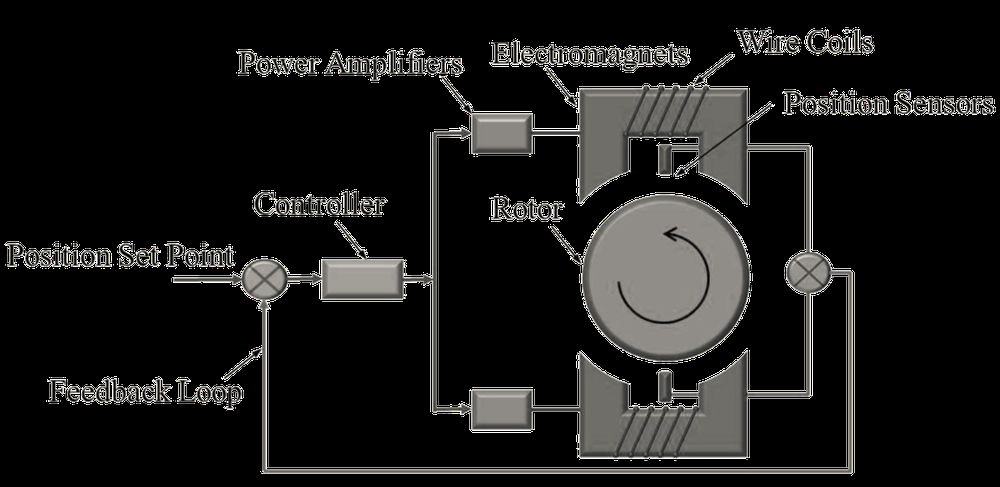
#> input picture img.png, 1000 x 487 px, shrunk from 1755 x 855 before the run, given in place of the camera
$ python webcam_colorthreshold_contours.py   (older library calls are emulated)
#> lines starting #> are read from the running program, lines starting #| are printed output that depends on the picture
from __future__ import print_function
import cv2
import numpy as np
import time

'''
http://docs.opencv.org/3.0-beta/doc/py_tutorials/py_imgproc/py_colorspaces/py_colorspaces.html#converting-colorspaces

Make sure to use the docs from version 3.1!!
http://docs.opencv.org/3.1.0/d4/d73/tutorial_py_contours_begin.html#gsc.tab=0
'''

cap = cv2.VideoCapture(0)

deltatsum = 0
n = 0
last_time = time.time()

while(1):

    # Take each frame
    _, frame = cap.read()
#> frame is the input picture: shape (487, 1000, 3); mean B, G, R 26.1, 26.9, 27.4


    #blur the frame to get rid of noise. the kernel should be ODD
    frame = cv2.GaussianBlur(frame,(21,21),0)
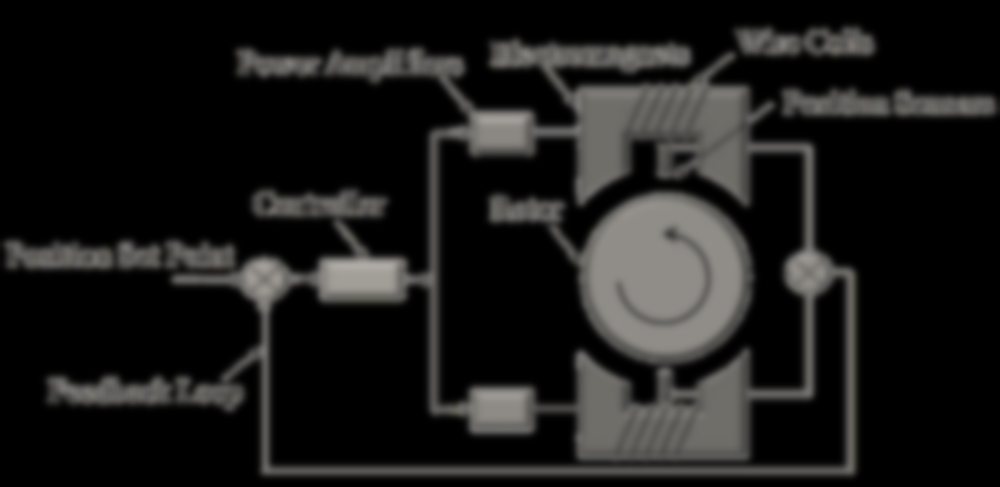
#> frame: shape (487, 1000, 3); mean B, G, R 26.1, 27, 27.4

    # Convert BGR to HSV
    hsv = cv2.cvtColor(frame, cv2.COLOR_BGR2HSV)
#> hsv: shape (487, 1000, 3); mean H, S, V 6.7, 4.9, 27.4

    # define range of color in HSV
    lower_limit = np.array([0,150,150])
    upper_limit = np.array([10,255,255])

    # Threshold the HSV image to get only the thresholded colors
    # mask is a binary image
    mask = cv2.inRange(hsv, lower_limit, upper_limit)
#> mask: shape (487, 1000); every value is 0

    # The dimensions of the kernel must be odd!
    kernel = np.ones((3,3),np.uint8)
    kernel_lg = np.ones((15,15),np.uint8)

    # erosion followed by dilation is called an opening
    #http://docs.opencv.org/3.0-beta/doc/py_tutorials/py_imgproc/py_morphological_ops/py_morphological_ops.html
    #mask = cv2.morphologyEx(mask, cv2.MORPH_OPEN, kernel)

    # erode the mask to get rid of noise
    mask = cv2.erode(mask,kernel,iterations = 1)

    # dialate it back to regain some lost area
    mask = cv2.dilate(mask,kernel_lg,iterations = 1)

    # Bitwise-AND the mask and grayscale image so we end up with our areas of interest and black everywhere else
    result = cv2.bitwise_and(frame,frame, mask= mask)
#> result: shape (487, 1000, 3); every value is 0

    # threshold the image to convert our image with areas of interest a binary image
    # note that this only works on black and white images!
    #
    # this isn't necessary for this example, since our mask is already a binary image
    #ret,thresh = cv2.threshold(result,30,255,0)

    thresh = mask
    im2, contours, hierarchy = cv2.findContours(thresh,cv2.RETR_TREE,cv2.CHAIN_APPROX_SIMPLE)
#> contours = []

    # define a minimum area for a contour - if it's below this, ignore it
    min_area = 1000
    cont_filtered = []

    # filter out all contours below a min_area
    for cont in contours:
        if cv2.contourArea(cont) > min_area:
            cont_filtered.append(cont)
#> this loop made 0 passes
#> after the loop, cont_filtered = []
            #print(cv2.contourArea(cont))

    # just take the first contour (we're assuming we only have one here)
    # the try\except is necessary, since the program will crash if it tries to access
    # contours[0] and there aren't any
    try:
        cnt = cont_filtered[0]

        # draw the rectangle surrounding the filtered contour
        rect = cv2.minAreaRect(cnt)
        box = cv2.boxPoints(rect)
        box = np.int0(box)
        cv2.drawContours(frame,[box],0,(0,0,255),2)

        rows,cols = thresh.shape[:2]
        [vx,vy,x,y] = cv2.fitLine(cnt, cv2.DIST_L2,0,0.01,0.01)
        lefty = int((-x*vy/vx) + y)
        righty = int(((cols-x)*vy/vx)+y)
        cv2.line(frame,(cols-1,righty),(0,lefty),(0,255,0),2)

        # this would draw all the contours on the image, not just the ones from cont_filtered
        #cv2.drawContours(frame, cont_filtered, -1, (0,255,0), 3)

        M = cv2.moments(cnt)
        cx = int(M['m10']/M['m00'])
        cy = int(M['m01']/M['m00'])
        (x,y),(MA,ma),angle = cv2.fitEllipse(cnt)
        print('x= ', cx, '  y= ', cy, ' angle = ', round(rect[2],2))
        #print(contours)
        #print('there are contours')
    except:
        print('no contours')


    cv2.imshow('frame',frame)
    #cv2.imshow('mask', mask)
    #cv2.imshow('thresh',thresh)
    #cv2.imshow('im2', im2)
    cv2.imshow('result', result)

    k = cv2.waitKey(5) & 0xFF
#> (key q is pressed here)
    if k == ord('q'):
        break

    deltat = time.time() - last_time
    last_time = time.time()
    deltatsum += deltat
    n += 1
    freq = round(1/(deltatsum/n), 2)
    #print('Updating at ' + str(freq) + ' FPS\r', end='')

# When everything done, release the capture
cap.release()
cv2.destroyAllWindows()
